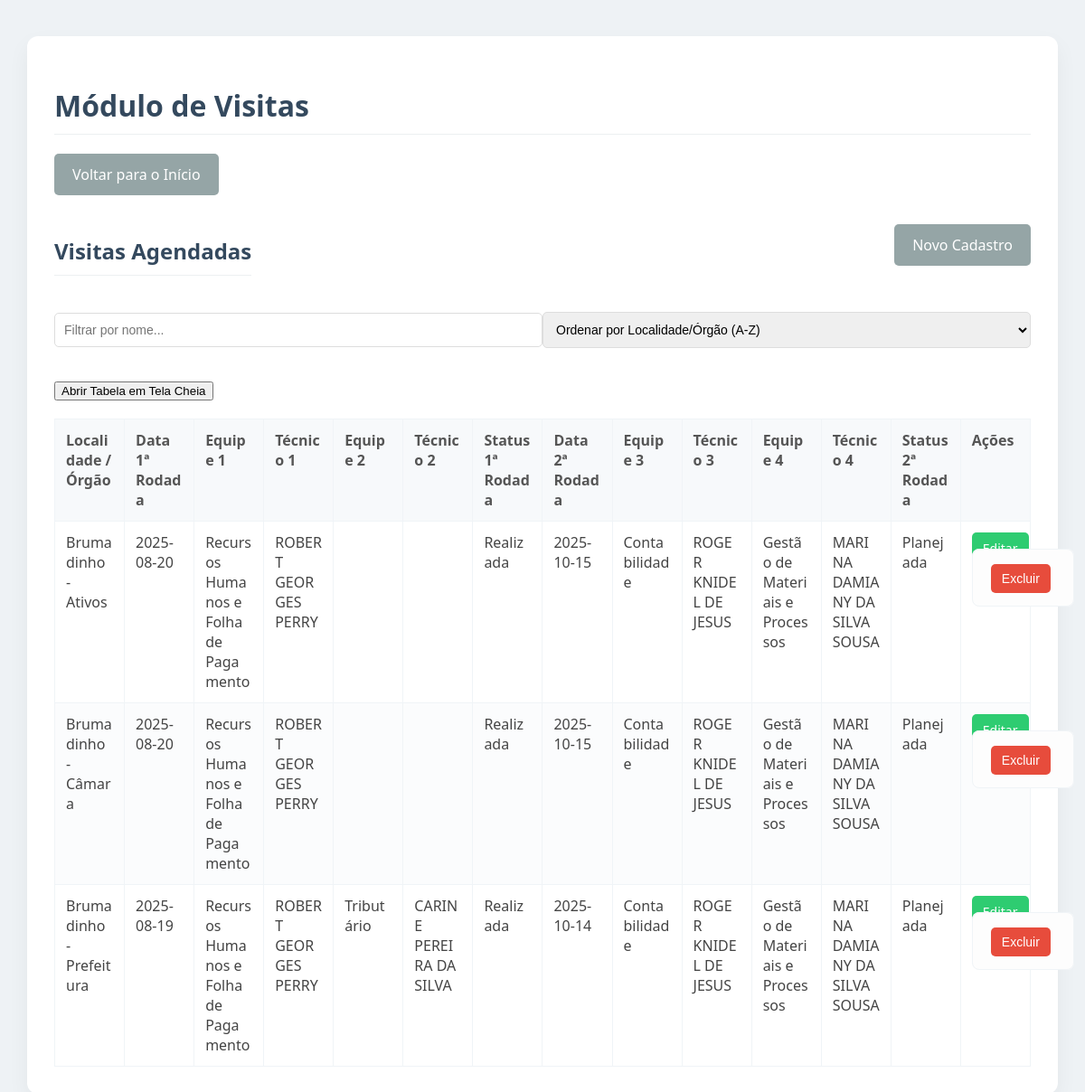
The app's page /visitas with its own data.
### tables this page shows
CREATE TABLE visitas (
            id INTEGER PRIMARY KEY AUTOINCREMENT,
            localidade_orgao TEXT,
            data_1a_rodada TEXT,
            equipe_1 TEXT,
            tecnico_1 TEXT,
            equipe_2 TEXT,
            tecnico_2 TEXT,
            data_2a_rodada TEXT,
            equipe_3 TEXT,
            tecnico_3 TEXT,
            equipe_4 TEXT,
            tecnico_4 TEXT
        , status TEXT DEFAULT 'Planejada', status_1a_rodada TEXT DEFAULT 'Planejada', status_2a_rodada TEXT DEFAULT 'Planejada');

### app.py (the view)
@app.route('/visitas')
def visitas():
    conn = get_db_connection()
    visitas_data = conn.execute('SELECT id, localidade_orgao, data_1a_rodada, equipe_1, tecnico_1, equipe_2, tecnico_2, data_2a_rodada, equipe_3, tecnico_3, equipe_4, tecnico_4, status_1a_rodada, status_2a_rodada FROM visitas').fetchall()
    clientes_data = [f"{row['municipio']} - {row['orgao']}" for row in conn.execute('SELECT municipio, orgao FROM clientes').fetchall()]
    tecnicos_data = [row['nome'] for row in conn.execute('SELECT nome FROM tecnicos').fetchall()]
    equipes_data = [row['nome'] for row in conn.execute('SELECT nome FROM equipes').fetchall()]
    conn.close()
    return render_template('visitas.html', visitas=visitas_data, clientes=clientes_data, tecnicos=tecnicos_data, equipes=equipes_data)

### app.py (called while the page is built)
def get_db_connection():
    conn = sqlite3.connect('database.db')
    conn.row_factory = sqlite3.Row
    return conn

### templates/visitas.html (shortened to what this page needs)
<!DOCTYPE html>
<html lang="pt-br">
<head>
    <link rel="stylesheet" href="{{ url_for('static', filename='style.css') }}">
</head>
<body>
    <div class="container">
        <h1>Módulo de Visitas</h1>
        <a href="{{ url_for('index') }}" class="button">Voltar para o Início</a>
        <div class="header-actions">
            <h2>Visitas Agendadas</h2>
            <a href="{{ url_for('new_visita') }}" class="button">Novo Cadastro</a>
        </div>
        <div class="controls">
            <input type="text" id="filterInput" placeholder="Filtrar por nome...">
            <select id="sortSelect">
                <option value="0">Ordenar por Localidade/Órgão (A-Z)</option>
            </select>
        </div>
        <button onclick="abrirTelaCheia('tabela-visitas')">Abrir Tabela em Tela Cheia</button>
        <table id="tabela-visitas" border="1">
            <thead>
                <tr>
                    <th>Localidade / Órgão</th>
                    <th>Data 1ª Rodada</th>
                    <th>Equipe 1</th>
                    <th>Técnico 1</th>
                    <th>Equipe 2</th>
                    <th>Técnico 2</th>
                    <th>Status 1ª Rodada</th>
                    <th>Data 2ª Rodada</th>
                    <th>Equipe 3</th>
                    <th>Técnico 3</th>
                    <th>Equipe 4</th>
                    <th>Técnico 4</th>
                    <th>Status 2ª Rodada</th>
                    <th>Ações</th>
                </tr>
            </thead>
            <tbody>
                {% for visita in visitas %}
                <tr>
                    <td>{{ visita.localidade_orgao }}</td>
                    <td>{{ visita.data_1a_rodada }}</td>
                    <td>{{ visita.equipe_1 }}</td>
                    <td>{{ visita.tecnico_1 }}</td>
                    <td>{{ visita.equipe_2 }}</td>
                    <td>{{ visita.tecnico_2 }}</td>
                    <td>{{ visita.status_1a_rodada }}</td>
                    <td>{{ visita.data_2a_rodada }}</td>
                    <td>{{ visita.equipe_3 }}</td>
                    <td>{{ visita.tecnico_3 }}</td>
                    <td>{{ visita.equipe_4 }}</td>
                    <td>{{ visita.tecnico_4 }}</td>
                    <td>{{ visita.status_2a_rodada }}</td>
                    <td class="actions">
                        <a href="{{ url_for('edit_visita', id=visita.id) }}">Editar</a>
                        <form action="{{ url_for('delete_visita', id=visita.id) }}" method="post" style="display:inline;">
                            <button type="submit" onclick="return confirm('Tem certeza que deseja excluir esta visita?');">Excluir</button>
                        </form>
                    </td>
                </tr>
                {% endfor %}
            </tbody>
        </table>
    </div>
</body>
</html>

### static/style.css (style rules this page uses)
body { font-family: 'Segoe UI', Tahoma, Geneva, Verdana, sans-serif; background-color: #eef2f5; margin: 0; padding: 0; color: #444; }
.container { max-width: 90%; margin: 40px auto; background: #fff; padding: 30px; border-radius: 12px; box-shadow: 0 10px 25px rgba(0, 0, 0, 0.05); }
h1, h2 { color: #34495e; border-bottom: 1px solid #ecf0f1; padding-bottom: 10px; margin-top: 25px; }
form { background: #fdfdfd; padding: 20px; border-radius: 8px; margin-bottom: 20px; border: 1px solid #f0f4f7; }
input[type="text"], input[type="email"], input[type="tel"], input[type="date"], input[type="number"], select, textarea { width: 100%; padding: 10px; margin-bottom: 15px; border: 1px solid #ddd; border-radius: 5px; box-sizing: border-box; font-size: 14px; transition: border-color 0.3s; }
button[type="submit"] { background-color: #3498db; color: white; padding: 12px 20px; border: none; border-radius: 5px; cursor: pointer; font-size: 16px; transition: background-color 0.3s; }
table { width: 100%; border-collapse: collapse; margin-top: 20px; table-layout: fixed; }
th, td { padding: 12px; border: 1px solid #f0f4f7; text-align: left; vertical-align: top; word-wrap: break-word; }
th { background-color: #f7f9fb; font-weight: 600; color: #555; }
tr:nth-child(even) { background-color: #fbfcfd; }
.actions a, .actions button { display: inline-block; padding: 8px 12px; margin-right: 5px; border: none; border-radius: 5px; text-decoration: none; color: white; cursor: pointer; font-size: 14px; transition: background-color 0.3s; }
.actions a { background-color: #2ecc71; }
.actions button { background-color: #e74c3c; }
a.button { display: inline-block; padding: 12px 20px; background-color: #95a5a6; color: white; text-decoration: none; border-radius: 5px; margin-bottom: 20px; transition: background-color 0.3s; }
.header-actions { display: flex; justify-content: space-between; align-items: center; margin-bottom: 20px; }
.controls { display: flex; justify-content: space-between; align-items: center; margin-bottom: 20px; }

### records on screen
visitas: localidade_orgao "Brumadinho - Prefeitura", data_1a_rodada "2025-08-19", equipe_1 "Recursos Humanos e Folha de Pagamento", tecnico_1 "ROBERT GEORGES PERRY", equipe_2 "Tributário", tecnico_2 "CARINE PEREIRA DA SILVA", status_1a_rodada "Realizada", data_2a_rodada "2025-10-14", equipe_3 "Contabilidade", tecnico_3 "ROGER KNIDEL DE JESUS", equipe_4 "Gestão de Materiais e Processos", tecnico_4 "MARINA DAMIANY DA SILVA SOUSA", status_2a_rodada "Planejada"
visitas: localidade_orgao "Brumadinho - Câmara", data_1a_rodada "2025-08-20", equipe_1 "Recursos Humanos e Folha de Pagamento", tecnico_1 "ROBERT GEORGES PERRY", status_1a_rodada "Realizada", data_2a_rodada "2025-10-15", equipe_3 "Contabilidade", tecnico_3 "ROGER KNIDEL DE JESUS", equipe_4 "Gestão de Materiais e Processos", tecnico_4 "MARINA DAMIANY DA SILVA SOUSA", status_2a_rodada "Planejada"
visitas: localidade_orgao "Brumadinho - Ativos", data_1a_rodada "2025-08-20", equipe_1 "Recursos Humanos e Folha de Pagamento", tecnico_1 "ROBERT GEORGES PERRY", status_1a_rodada "Realizada", data_2a_rodada "2025-10-15", equipe_3 "Contabilidade", tecnico_3 "ROGER KNIDEL DE JESUS", equipe_4 "Gestão de Materiais e Processos", tecnico_4 "MARINA DAMIANY DA SILVA SOUSA", status_2a_rodada "Planejada"
